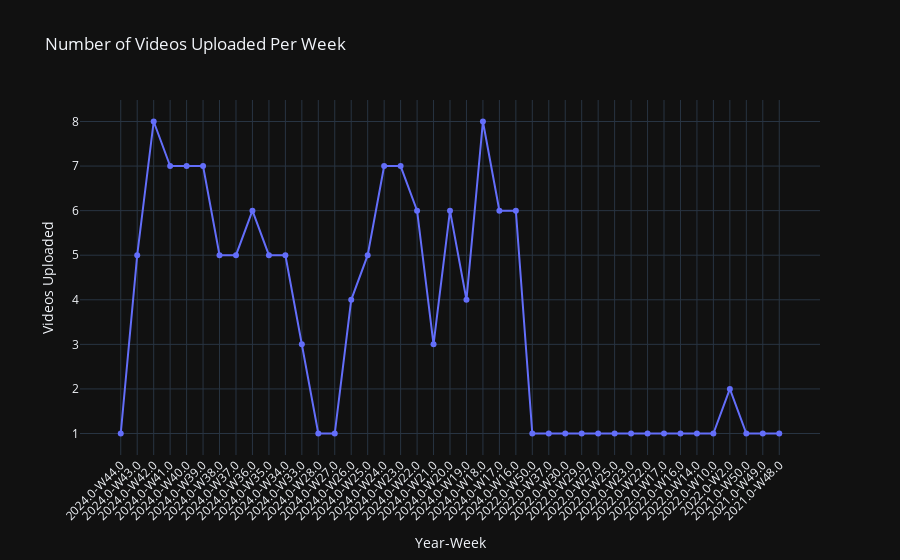

Notebook code cell kept with this figure:
### Code cell
videos_per_week_df['year_week'] = videos_per_week_df['year'].astype(str) + '-W' + videos_per_week_df['week'].astype(str)

fig = px.line(videos_per_week_df,
              x='year_week',
              y='videos_per_week',
              title='Number of Videos Uploaded Per Week',
              labels={'year_week': 'Year-Week', 'videos_per_week': 'Videos Uploaded'},
              markers=True)

fig.update_layout(xaxis_tickangle=-45)

fig.show()

### Figure 1 — Plotly figure (JSON) as saved in the notebook; plotly's stock layout.template omitted (floating-point values rounded to 4 significant figures)
{"data": [{"hovertemplate": "Year-Week=%{x}<br>Videos Uploaded=%{y}<extra></extra>", "legendgroup": "", "line": {"color": "#636efa", "dash": "solid"}, "marker": {"symbol": "circle"}, "mode": "lines+markers", "name": "", "orientation": "v", "showlegend": false, "x": ["2024.0-W44.0", "2024.0-W43.0", "2024.0-W42.0", "2024.0-W41.0", "2024.0-W40.0", "2024.0-W39.0", "2024.0-W38.0", "2024.0-W37.0", "2024.0-W36.0", "2024.0-W35.0", "2024.0-W34.0", "2024.0-W33.0", "2024.0-W28.0", "2024.0-W27.0", "2024.0-W26.0", "2024.0-W25.0", "2024.0-W24.0", "2024.0-W23.0", "2024.0-W22.0", "2024.0-W21.0", "2024.0-W20.0", "2024.0-W19.0", "2024.0-W18.0", "2024.0-W17.0", "2024.0-W16.0", "2022.0-W50.0", "2022.0-W37.0", "2022.0-W30.0", "2022.0-W29.0", "2022.0-W27.0", "2022.0-W25.0", "2022.0-W23.0", "2022.0-W22.0", "2022.0-W17.0", "2022.0-W16.0", "2022.0-W14.0", "2022.0-W10.0", "2022.0-W2.0", "2021.0-W50.0", "2021.0-W49.0", "2021.0-W48.0"], "xaxis": "x", "y": [1, 5, 8, 7, 7, 7, 5, 5, 6, 5, 5, 3, 1, 1, 4, 5, 7, 7, 6, 3, 6, 4, 8, 6, 6, 1, 1, 1, 1, 1, 1, 1, 1, 1, 1, 1, 1, 2, 1, 1, 1], "yaxis": "y", "type": "scatter"}], "layout": {"xaxis": {"anchor": "y", "domain": [0, 1], "title": {"text": "Year-Week"}, "tickangle": -45}, "yaxis": {"anchor": "x", "domain": [0, 1], "title": {"text": "Videos Uploaded"}}, "legend": {"tracegroupgap": 0}, "title": {"text": "Number of Videos Uploaded Per Week"}}}
